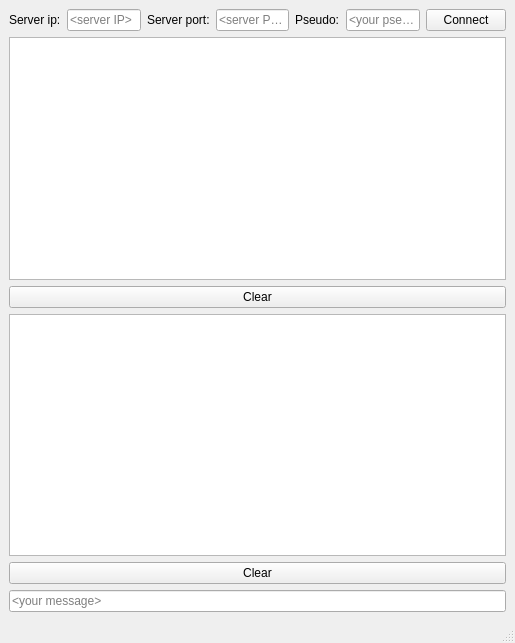
<?xml version="1.0" encoding="UTF-8"?>
<ui version="4.0">
 <class>CMainWindow</class>
 <widget class="QMainWindow" name="CMainWindow">
  <property name="geometry">
   <rect>
    <x>0</x>
    <y>0</y>
    <width>515</width>
    <height>643</height>
   </rect>
  </property>
  <property name="windowTitle">
   <string>CMainWindow</string>
  </property>
  <widget class="QWidget" name="centralwidget">
   <layout class="QVBoxLayout" name="verticalLayout_2">
    <item>
     <layout class="QVBoxLayout" name="verticalLayout">
      <item>
       <layout class="QHBoxLayout" name="horizontalLayout">
        <item>
         <widget class="QLabel" name="lb_serverIp">
          <property name="text">
           <string>Server ip:</string>
          </property>
         </widget>
        </item>
        <item>
         <widget class="QLineEdit" name="le_serverIp">
          <property name="placeholderText">
           <string>&lt;server IP&gt;</string>
          </property>
         </widget>
        </item>
        <item>
         <widget class="QLabel" name="lb_serverPort">
          <property name="text">
           <string>Server port:</string>
          </property>
         </widget>
        </item>
        <item>
         <widget class="QLineEdit" name="le_serverPort">
          <property name="placeholderText">
           <string>&lt;server Port&gt;</string>
          </property>
         </widget>
        </item>
        <item>
         <widget class="QLabel" name="lb_pseudo">
          <property name="text">
           <string>Pseudo:</string>
          </property>
         </widget>
        </item>
        <item>
         <widget class="QLineEdit" name="le_pseudo">
          <property name="placeholderText">
           <string>&lt;your pseudo&gt;</string>
          </property>
         </widget>
        </item>
        <item>
         <widget class="QPushButton" name="pb_connectDisconnect">
          <property name="text">
           <string>Connect</string>
          </property>
         </widget>
        </item>
       </layout>
      </item>
      <item>
       <widget class="QListWidget" name="lw_recvChat"/>
      </item>
      <item>
       <widget class="QPushButton" name="pb_clearRecvLw">
        <property name="text">
         <string>Clear</string>
        </property>
       </widget>
      </item>
      <item>
       <widget class="QListWidget" name="lw_trmtChat"/>
      </item>
      <item>
       <widget class="QPushButton" name="pb_clearSentLw">
        <property name="text">
         <string>Clear</string>
        </property>
       </widget>
      </item>
      <item>
       <widget class="QLineEdit" name="le_msgChat">
        <property name="placeholderText">
         <string>&lt;your message&gt;</string>
        </property>
       </widget>
      </item>
     </layout>
    </item>
   </layout>
  </widget>
  <widget class="QMenuBar" name="menubar">
   <property name="geometry">
    <rect>
     <x>0</x>
     <y>0</y>
     <width>515</width>
     <height>22</height>
    </rect>
   </property>
  </widget>
  <widget class="QStatusBar" name="statusbar"/>
 </widget>
 <resources/>
 <connections/>
</ui>
